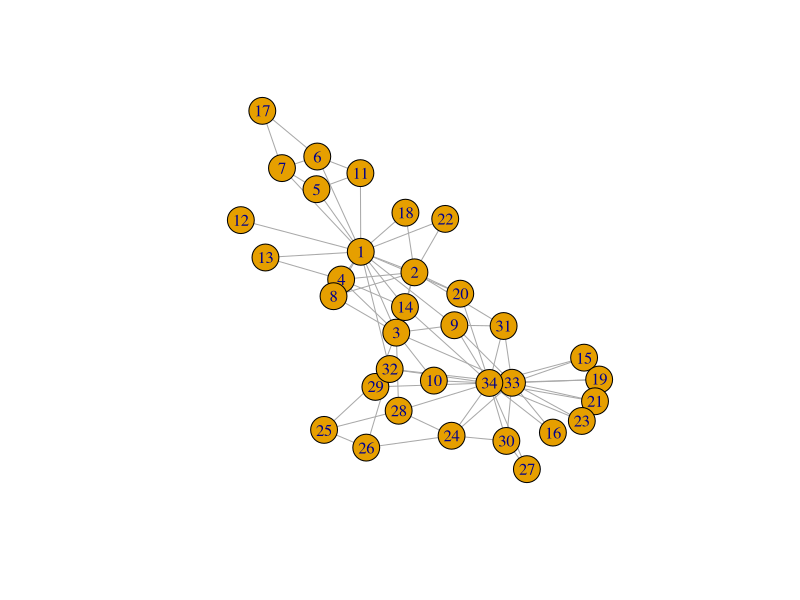
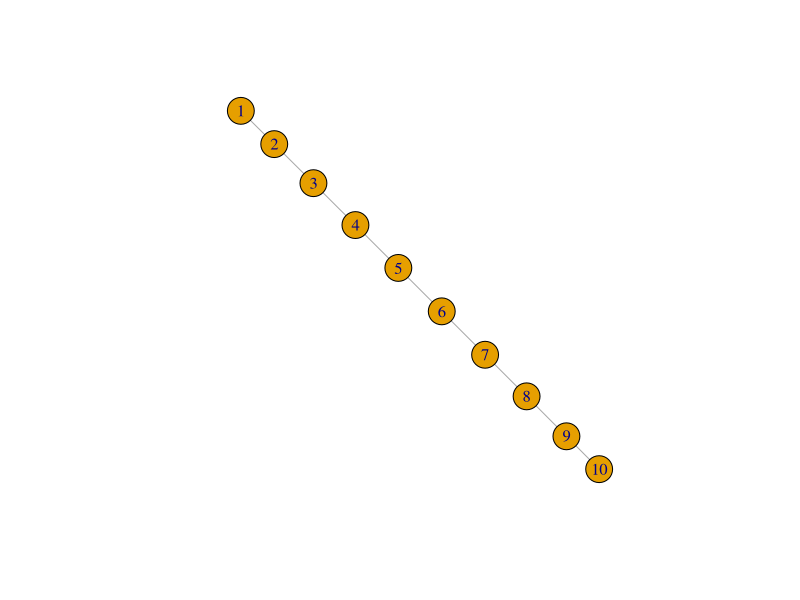
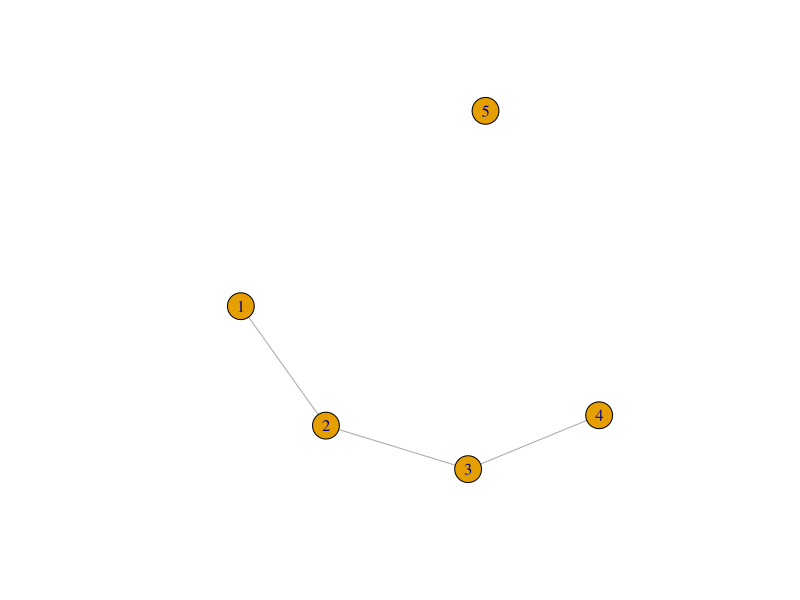
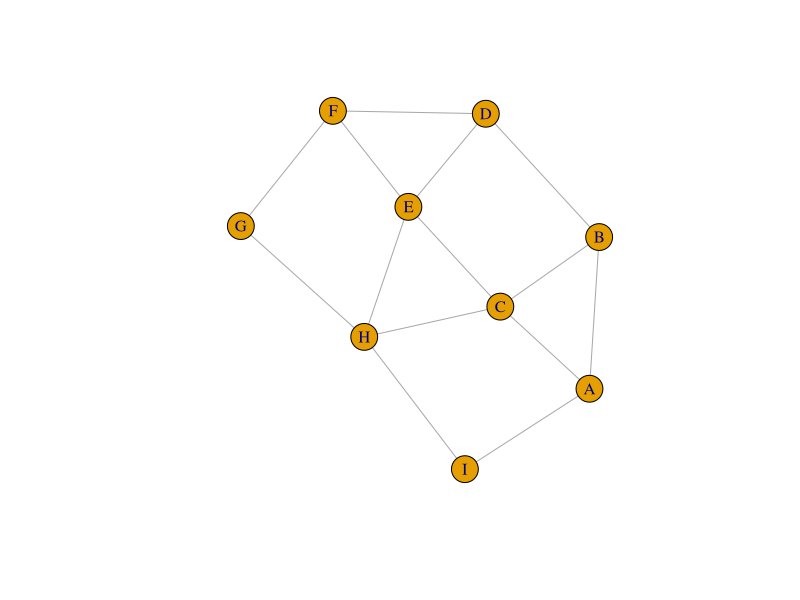
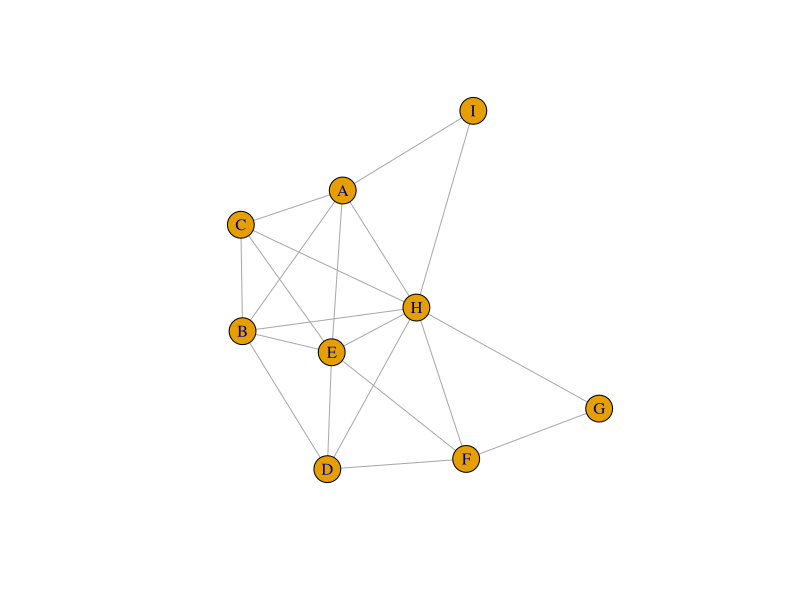
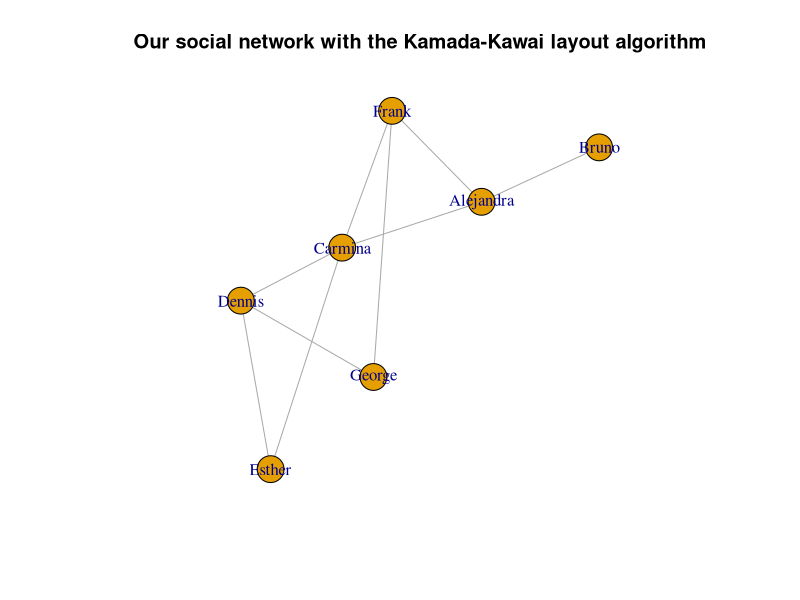
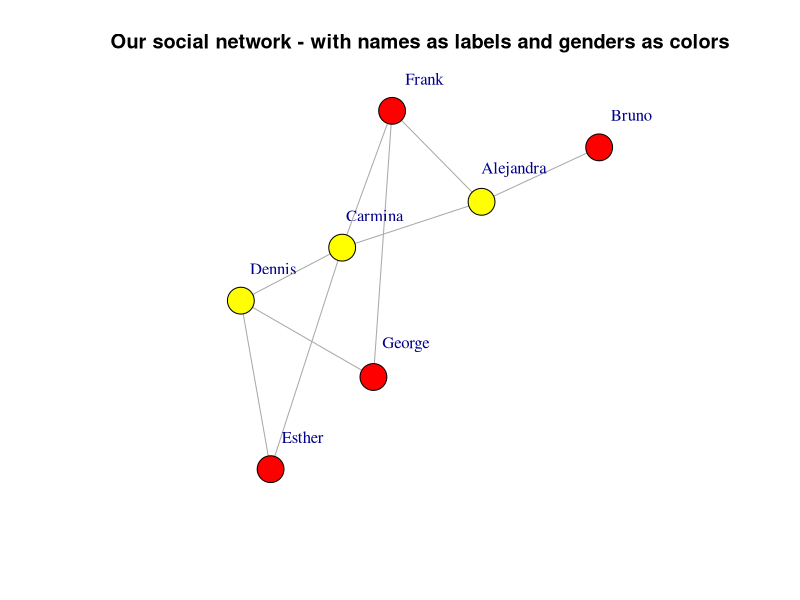
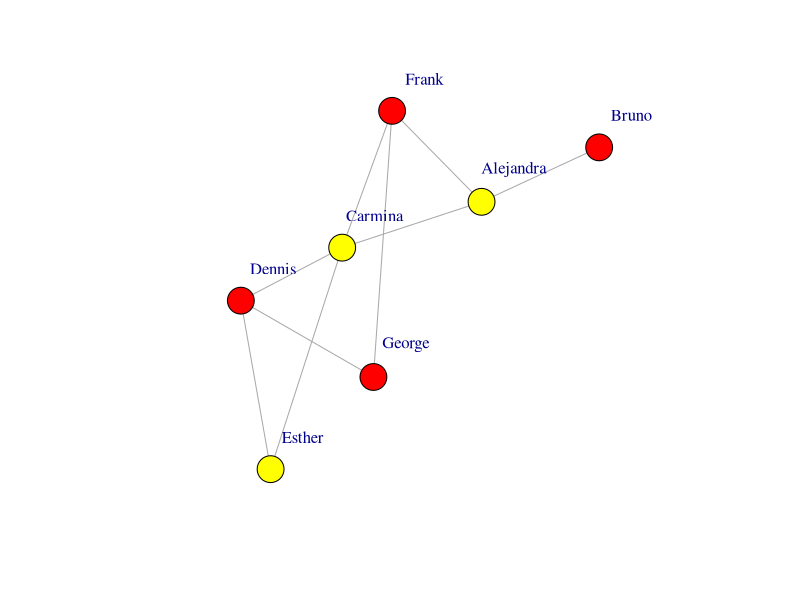

The R script that drew these images, in order:
## ---- chunk 1
knitr::opts_chunk$set(fig.width=6, fig.height=6)
## ---- chunk 2
library("igraph")
## ---- chunk 3
g <- make_empty_graph()
## ---- chunk 4
g <- make_graph(edges = c(1,2, 1,5), n=10, directed = FALSE)
## ---- chunk 5
g <- make_graph(~ 1--2, 1--5, 3, 4, 5, 6, 7, 8, 9, 10)
## ---- chunk 6
g
## ---- chunk 7
summary(g)
## ---- chunk 8
g <- make_graph('Zachary')
## ---- chunk 9
plot(g)
## ---- chunk 10
g <- add_vertices(g, 3)
## ---- chunk 11
g <- add_edges(g, edges = c(1,35, 1,36, 34,37))
## ---- chunk 12
g <- g %>% add_edges(edges=c(1,34)) %>% add_vertices(3) %>%
     add_edges(edges=c(38,39, 39,40, 40,38, 40,37))
g
## ---- chunk 13
get.edge.ids(g, c(1,34))
## ---- chunk 14
g <- delete_edges(g, 82)
## ---- chunk 15
g <- make_ring(10) %>% delete_edges("10|1")
plot(g)
## ---- chunk 16
g <- make_ring(5)
g <- delete_edges(g, get.edge.ids(g, c(1,5, 4,5)))
plot(g)
## ---- chunk 17
g1 <- graph_from_literal(A-B:C:I, B-A:C:D, C-A:B:E:H, D-B:E:F,
                         E-C:D:F:H, F-D:E:G, G-F:H, H-C:E:G:I,
                         I-A:H)
plot(g1)
## ---- chunk 18
is_chordal(g1, fillin=TRUE)
## ---- chunk 19
chordal_graph <- add_edges(g1, is_chordal(g1, fillin=TRUE)$fillin)
plot(chordal_graph)
## ---- chunk 20
graph1 <- make_tree(127, 2, mode = "undirected")
summary(g)
## ---- chunk 21
graph2 <- make_tree(127, 2, mode = "undirected")
## ---- chunk 22
identical_graphs(graph1,graph2)
## ---- chunk 23
graph1 <- sample_grg(100, 0.2)
summary(graph1)
## ---- chunk 24
graph2 <- sample_grg(100, 0.2)
identical_graphs(graph1,graph2)
## ---- chunk 25
isomorphic(graph1,graph2)
## ---- chunk 26
g <- make_graph(~ Alice-Bob:Claire:Frank, Claire-Alice:Dennis:Frank:Esther,
                George-Dennis:Frank, Dennis-Esther)
## ---- chunk 27
V(g)$age <- c(25, 31, 18, 23, 47, 22, 50) 
V(g)$gender <- c("f", "m", "f", "m", "m", "f", "m")
E(g)$is_formal <- c(FALSE, FALSE, TRUE, TRUE, TRUE, FALSE, TRUE, FALSE, FALSE)
summary(g)
## ---- chunk 28
E(g)$is_formal
## ---- chunk 29
E(g)$is_formal[1] <- TRUE
## ---- chunk 30
E(g)$is_formal
## ---- chunk 31
g$date <- c("2022-02-11")
graph_attr(g, "date")
## ---- chunk 32
match(c("George"), V(g)$name)
## ---- chunk 33
V(g)$name[1:3] <- c("Alejandra", "Bruno", "Carmina")
V(g)
## ---- chunk 34
g <- delete_vertex_attr(g, "gender")
V(g)$gender
## ---- chunk 35
degree(g)
## ---- chunk 36
degree(g, 7)
## ---- chunk 37
degree(g, v=c(3,4,5))
## ---- chunk 38
degree(g)['Bruno']
## ---- chunk 39
edge_betweenness(g)
## ---- chunk 40
ebs <- edge_betweenness(g)
as_edgelist(g)[ebs == max(ebs), ]
## ---- chunk 41
which.max(degree(g))
## ---- chunk 42
graph <- graph.full(n=10)
only_odd_vertices <- which(V(graph)%%2==1)
length(only_odd_vertices)
## ---- chunk 43
seq <- V(graph)[2,3,7]
seq
## ---- chunk 44
seq <- seq[1,3]    #filtering an existing vertex set
seq
## ---- chunk 45
V(g)$name[which(V(g)$age < 30)]
## ---- chunk 46
V(g)$degree <- c("A", "B", "B+", "A+", "C", "A", "B")
V(g)$degree[degree(g) == 3]
## ---- chunk 47
V(g)$name[degree(g) == 3]
## ---- chunk 48
E(g)[.from(3)]
## ---- chunk 49
E(g) [ 3:5 %--% 5:6 ]
## ---- chunk 50
V(g)$gender <- c("f", "m", "f", "m", "m", "f", "m")
## ---- chunk 51
men <- V(g)$name[(which(V(g)$gender == "m"))]
men
## ---- chunk 52
women <- V(g)$name[(which(V(g)$gender == "f"))]
women
## ---- chunk 53
E(g)[men %--% women]
## ---- chunk 54
Carmina <- match(c("Carmina"),V(g)$name)
Carmina
## ---- chunk 55
match(c("Joe"),V(g)$name)
## ---- chunk 56
degree(g,v="Dennis")
## ---- chunk 57
get.adjacency(g)
## ---- chunk 58
layout <- layout.kamada.kawai(g)
## ---- chunk 59
layout <- layout_with_kk(g)
## ---- chunk 60
layout <- layout.reingold.tilford(g, root= 2)
## ---- chunk 61
layout <- layout_as_tree(g, root = 2)
## ---- chunk 62
layout <- layout_with_kk(g)
## ---- chunk 63
plot(g, layout = layout, main = "Our social network with the Kamada-Kawai layout algorithm")
## ---- chunk 64
V(g)$gender_num <- c(1,2,1,2,1,2,2)
colors <- c("yellow", "red")
V(g)$color <- colors[V(g)$gender_num]
plot(g, layout = layout, vertex.label.dist=3.5, main = "Our social network - with names as labels and genders as colors")
## ---- chunk 65
V(g)$color <- ifelse(V(g)$gender == "m", "red","yellow")
plot(g, layout = layout, vertex.label.dist=3.5)
## ---- chunk 66
plot(g, layout= layout, vertex.label.dist=3.5, vertex.color=as.factor(V(g)$gender))
## ---- chunk 67
plot(g, layout= layout, vertex.label.dist=3.5, vertex.color=c( "yellow", "red")[1+(V(g)$gender == "f")])
## ---- chunk 68
plot(g, layout =layout, vertex.label.dist=3.5, vertex.size = 20, margin = 0.5,
           vertex.color=c( "red", "yellow")[1+(V(g)$gender == "m")], 
           edge.width=c(1,3)[1+(E(g)$is_formal == TRUE)],
           )
## ---- chunk 69
sessionInfo()
